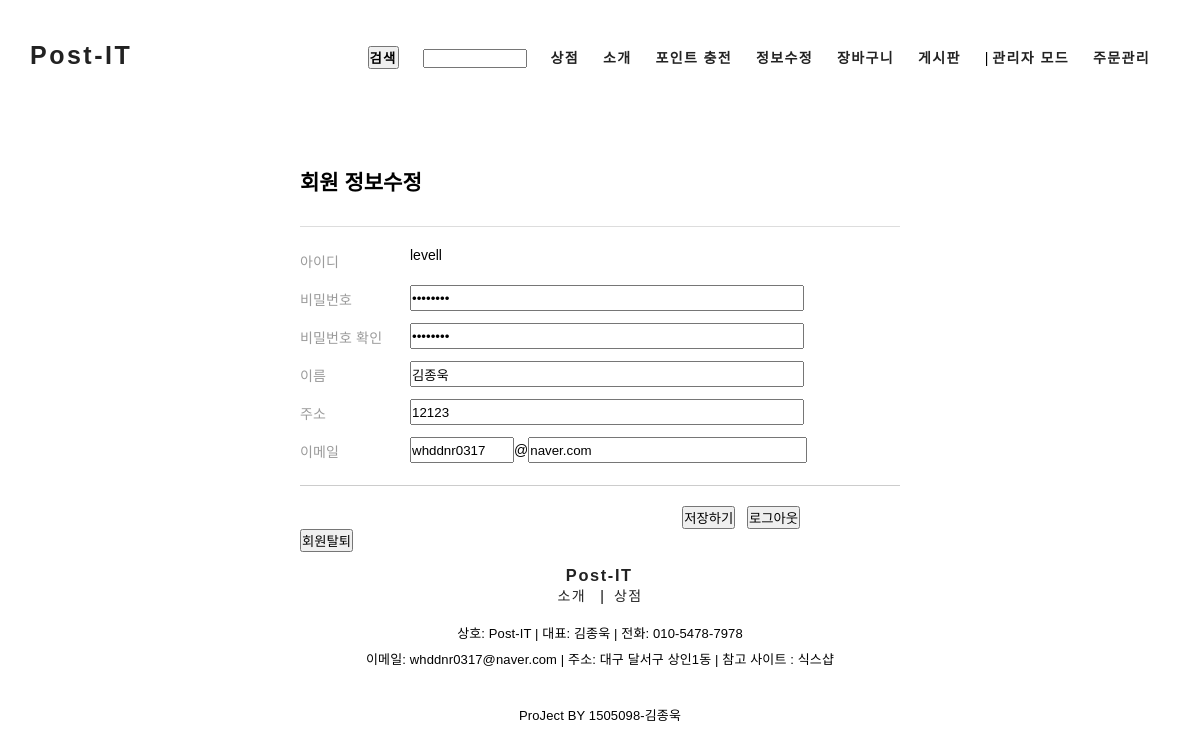
/information_form.php (signed in), run on the app's committed database.
### tables this page shows
CREATE TABLE `members` (
  `num` int(11) NOT NULL,
  `id` char(15) NOT NULL,
  `pass` char(15) NOT NULL,
  `name` char(10) NOT NULL,
  `email` char(80) DEFAULT NULL,
  `regist_day` char(20) DEFAULT NULL,
  `level` int(11) DEFAULT NULL,
  `point` int(11) DEFAULT NULL,
  `addr` char(100) DEFAULT NULL
);

### information_form.php (the view, shortened to what this page needs)
<!DOCTYPE html>
<html>
<head>
<link rel="stylesheet" type="text/css" href="./css/common.css">
<link rel="stylesheet" type="text/css" href="./css/member.css">
</head>
<body>
	<header>
    	<?php include "header.php";?>
    </header>
<?php
   	$con = mysqli_connect("localhost", "user1", "12345", "sample");
		  mysqli_set_charset($con,"utf8");
    $sql    = "select * from members where id='$userid'";
    $result = mysqli_query($con, $sql);
    $row    = mysqli_fetch_array($result);
    $pass = $row["pass"];
    $name = $row["name"];
		$addr = $row["addr"];
    $email = explode("@", $row["email"]);
    $email1 = $email[0];
    $email2 = $email[1];
?>
	<section>
        <div id="main_content">
      		<div id="join_box">
          	<form  name="member_form" method="post" action="information.php?id=<?=$userid?>">
			    <h2>회원 정보수정</h2>
    		    	<div class="form id">
				        <div class="col1">아이디</div>
				        <div class="col2">
							<?=$userid?>
				        </div>
			       	</div>
			       	<div class="form">
				        <div class="col1">비밀번호</div>
				        <div class="col2">
							<input type="password" name="pass" value="<?=$pass?>">
				        </div>
			       	</div>
			       	<div class="form">
				        <div class="col1">비밀번호 확인</div>
				        <div class="col2">
							<input type="password" name="pass_confirm" value="<?=$pass?>">
				        </div>
			       	</div>
			       	<div class="form">
				        <div class="col1">이름</div>
				        <div class="col2">
							<input type="text" name="name" value="<?=$name?>">
				        </div>
			       	</div>
							<div class="form">
				        <div class="col1">주소</div>
				        <div class="col2">
							<input type="text" name="addr" value="<?=$addr?>">
				        </div>
			       	</div>
			       	<div class="form email">
				        <div class="col1">이메일</div>
				        <div class="col2">
							<input type="text" name="email1" value="<?=$email1?>">@<input
							       type="text" name="email2" value="<?=$email2?>">
				        </div>
			       	</div>
			       	<div class="bottom_line"> </div>
			       	<div class="buttons">
										<input type="submit" value="저장하기">&nbsp;&nbsp;
										<a href="logout.php"><input type="button" value="로그아웃"></a>
	           		</div>
								<button type="button" onclick="location.href='information_del.php?id=<?=$userid?>'">회원탈퇴</button>
           	</form>
        	</div>
        </div>
	</section>
	<footer>
    	<?php include "footer.php";?>
    </footer>
</body>
</html>

### css/common.css (style rules this page uses)
* { padding: 0; margin: 0; }
body { font-family: Noto Sans KR, sans-serif; font-size: 14px; }
a { display: inline-block; text-decoration: none; }
a:link { text-decoration:none; color: #222222; }

### css/member.css (style rules this page uses)
#main_content { position: relative; width: 1000px; height: 400px; margin: 0 auto; }
#join_box { width: 600px; margin: 0 auto; }
#join_box h2 { padding-bottom: 30px; border-bottom: solid 1px #dddddd; padding-top: 50px; }
#join_box .col1 { font-family: Poppins, sans-serif; letter-spacing: 0.01em; font-size: 14px; float: left; width: 110px; color: #9b9b9b; margin-top: 4px; }
#join_box .col2 { float: left; width: 400px; }
#join_box .form input { width: 390px; height: 22px; }
#join_box .form { height: 38px; }
#join_box .id { margin-top: 20px; }
#join_box input[name=email1] { width: 100px; }
#join_box input[name=email2] { width: 275px; }
#join_box .bottom_line { margin-top: 10px; border-bottom: solid 1px #cccccc; }
#join_box .buttons { text-align: right; margin: 20px 100px 0 0; }

### data on the page
members: name "김종욱", addr "12123", email1 "whddnr0317", email2 "naver.com"

### other printed values
$userid "levell"
